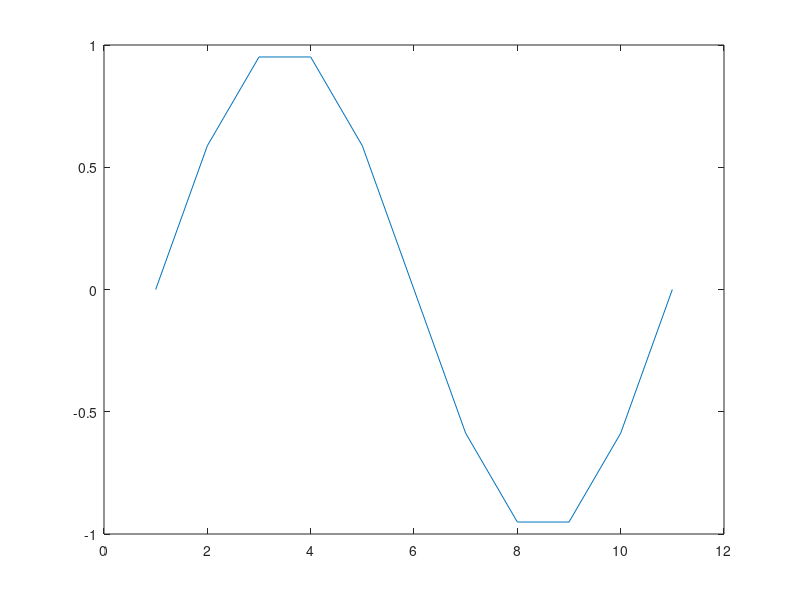
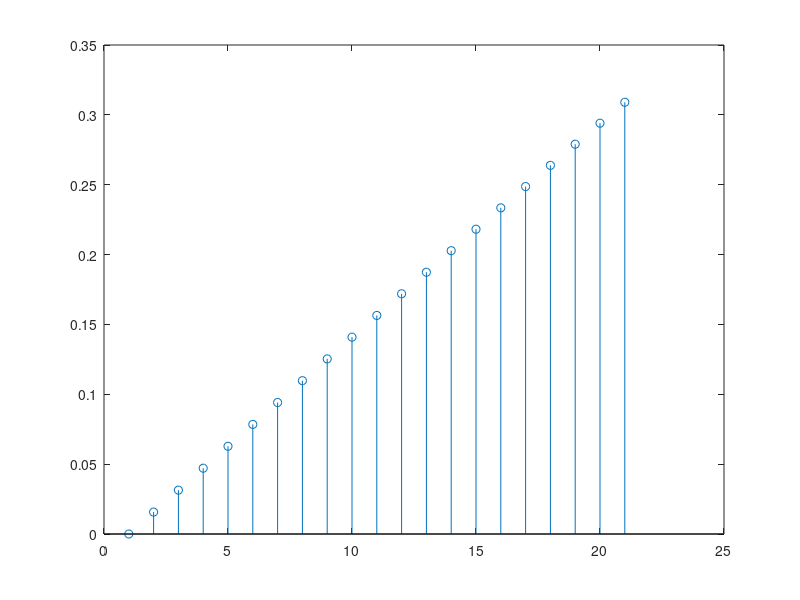
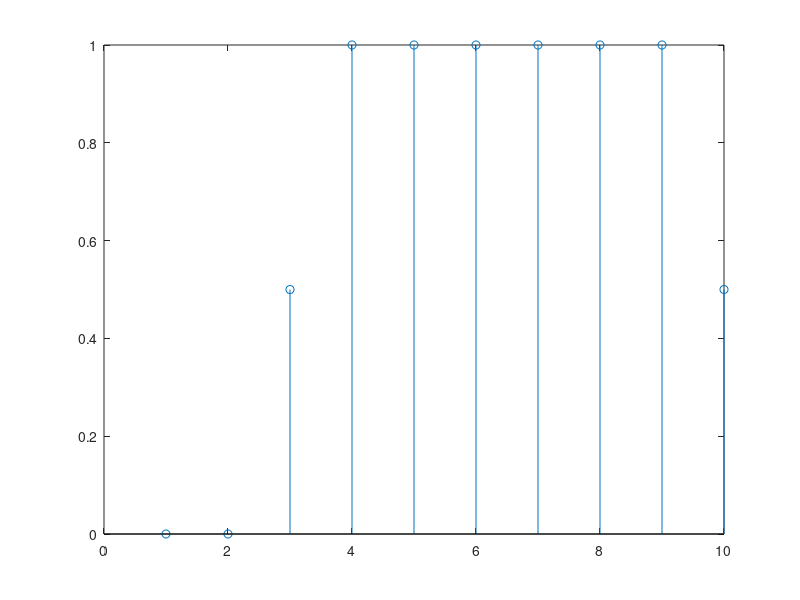
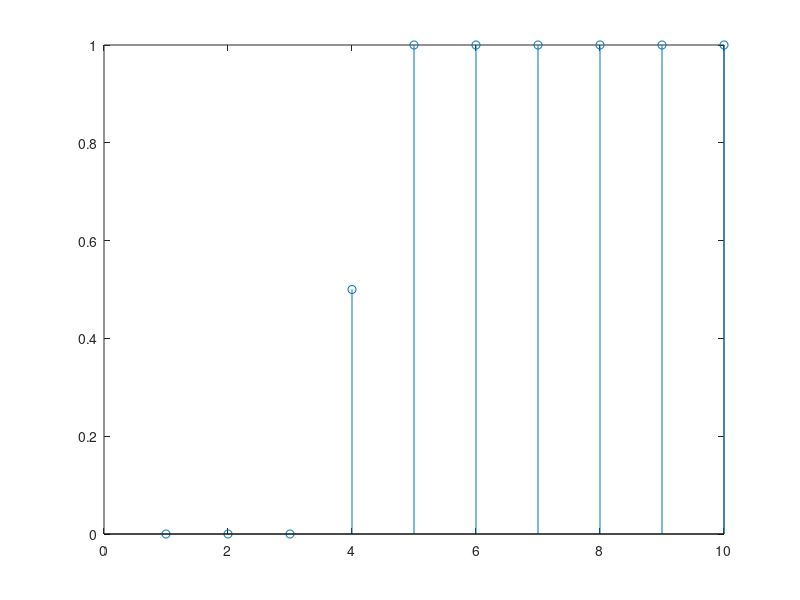

Write the MATLAB code that produced these figures, in order.
clear all;
close all;

%1:
f=1;
fs=20;
t=[0:0.1:1];
x1=sin(2*pi*f*t);
plot(x1);
n=[0:1/fs:1];
x2=sin(2*pi*(f/fs)*n);
figure;
stem(x2);

%2:
N=10;
for i=1:N
	if i<4 x(i)=0;
	else x(i)=1;
	end
end
for i=1:N
	if i<N
		y(i)=(x(i)+x(i+1))/2;
	else 
		y(i)=x(i)/2;
	end
end
figure;
stem(y);

%In order to have a casual system, it should depend only in present and past values, such  that:

for i=1:N
	if i>1
		y2(i)=(x(i-1)+x(i))/2;
	else 
		y2(i)=x(i)/2;
	end
end
figure;
stem(y2);

%3:
%Primitive operator:
N=10;
for i=1:N
		y3(i)=x(i);
end
figure;
stem(y3);

%The primitive operator is stable as it reaches and remains on a certain value.

%The impulse response of the primitive operator is a dirac of size 1.

%Stability of system 1:
for i=1:N
	if i>1
		y4(i)=x(i)+2*y4(i-1);
	else 
		y4(i)=x(i);
	end
end
figure;
stem(y4);
%The system is not stable as it doesn-t reach a steady-stsate value.

%Impulse response:
for i=1:N
	if i~=5 xdirac(i)=0;
	else xdirac(i)=1;
	end
end
for i=1:N
	if i>1
		y5(i)=xdirac(i)+2*y5(i-1);
	else 
		y5(i)=xdirac(i);
	end
end
figure;
stem(y5);

%Stability of system 2:


%Impulse response:
for i=1:N
	if i>1
		y6(i)=xdirac(i)+y6(i-1)/3;
	else 
		y6(i)=xdirac(i);
	end
end
figure;
stem(y6);
%The system is not stable as it doesn-t reach a steady-stsate value.

%3:
xa=[0 0 0 0 1 2 3 4 5 0 0 0 0 0 0 0 0 0 0];
xb=[0 0 0 0 0 0 0 0 0 4 3 2 1 0 0 0 0 0 0];
for i=1:19
	if i>1 && i<19
		ya(i)=3*xa(i-1)-2*xa(i)+xa(i+1);
	elseif i==19
		ya(i)=3*xa(i-1)-2*xa(i);
	elseif i==1
		ya(i)=2*xa(i)+xa(i+1);
	end
end
figure;
stem(ya);

for i=1:19
	if i>1 && i<19
		yb(i)=3*xb(i-1)-2*xb(i)+xb(i+1);
	elseif i==19
		yb(i)=3*xb(i-1)-2*xb(i);
	elseif i==1
		yb(i)=2*xb(i)+xb(i+1);
	end
end
figure;
stem(yb);

%We can say this is a linear system for the following reasons:
% 1) The system doesn't take infinite values at infinite time (it
% stabilizes at 0)
% 2) The system doesn't go into uncontrollable oscillations
% 3) It's also invariant because it's equation doesn't include any
% multiplication by time.

%A non-linear time-variant system could be something like:
%   y(k) = (x(k)*t + y(k-1))^2

for i=1:19
    if i>1
        yc(i)=(xa(i)*i + yc(i-1))^2;
    else
        yc(i)=(xa(i)*i)^2;
    end
end
figure;
stem(yc);